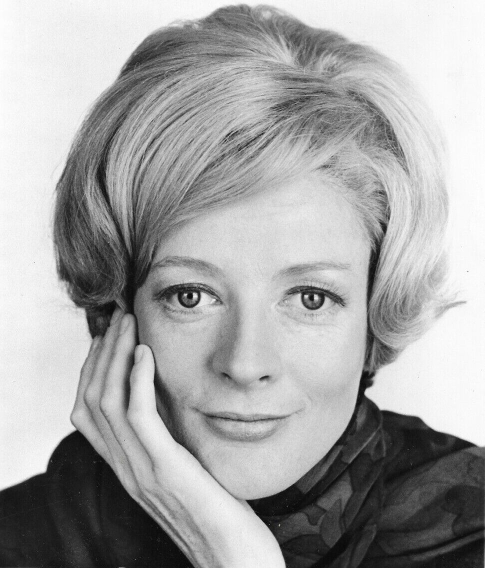
#> input picture maggie.jpg, 969 x 1136 px (shown at 1/2 size)
$ python morph.py
#> lines starting #> are read from the running program, lines starting #| are printed output that depends on the picture
#!/usr/bin/env python3
r"""
Complete UBO Face & Portrait Morphing Pipeline
==============================================
Official implementation using the UBO Morphing Library
(Ferrara, Franco, Maltoni - "Decoupling texture blending and shape warping in face morphing", BIOSIG 2019)
Repository: https://github.com/MI-BioLab/ubo-morph

Key Pipeline Features:
  1. MediaPipe 478-Point 3D FaceMesh Landmark Extraction.
  2. Canonical Eye-Center Alignment & Geometric Rescaling.
  3. Delaunay Triangulation across full portrait with edge border anchors.
  4. Complete portrait-to-portrait morphing (Scorsese start -> Maggie Smith end).
  5. Cosine S-curve easing with start/end hold frames for smooth viewing.
  6. Strict file size control (< 100,000 bytes / 100 KB) for assignment delivery.
"""

import os
import sys
import math
import subprocess
import requests
import cv2
import numpy as np

# UBO Morphing library
from ubo_morph import MediaPipeLandmarkExtractor, morph_with_landmarks


def ensure_file(path, url, description):
    if not os.path.exists(path):
        print(f"Downloading {description}...")
        headers = {'User-Agent': 'Mozilla/5.0 (Windows NT 10.0; Win64; x64) FaceMorph/7.0'}
        r = requests.get(url, headers=headers, timeout=30)
        r.raise_for_status()
        with open(path, 'wb') as f:
            f.write(r.content)
        print(f"Saved {path} ({len(r.content):,} bytes).")


def main():
    if sys.stdout.encoding.lower() != 'utf-8':
        try:
            sys.stdout.reconfigure(encoding='utf-8')
        except Exception:
            pass

    print("=" * 70)
    print("Complete UBO Portrait Morphing Pipeline (Ferrara et al. / ubo-morph)")
    print("=" * 70)

    work_dir = os.path.dirname(os.path.abspath(__file__))
    model_path = os.path.join(work_dir, "face_landmarker.task")
    model_url = "https://storage.googleapis.com/mediapipe-models/face_landmarker/face_landmarker/float16/1/face_landmarker.task"
    if not os.path.exists(model_path):
        parent_model = os.path.join(work_dir, "..", "face_landmarker.task")
        if os.path.exists(parent_model):
            model_path = parent_model
        else:
            ensure_file(model_path, model_url, "MediaPipe FaceLandmarker model")
#> (the call stopped at in ensure_file, `r = requests.get(url, headers=headers, timeout=30)`: the network is not available in this run)

    sc_path = os.path.join(work_dir, "scorsese.jpg")
    mg_path = os.path.join(work_dir, "maggie.jpg")
    sc_url = "https://upload.wikimedia.org/wikipedia/commons/c/ce/Martin_Scorsese_MFF_2023.jpg"
    mg_url = "https://upload.wikimedia.org/wikipedia/commons/2/28/Maggie_Smith_-_Vintage_%28trim%29.jpg"

    ensure_file(sc_path, sc_url, "Martin Scorsese source photo")
    ensure_file(mg_path, mg_url, "Maggie Smith source photo")

    img1 = cv2.imread(sc_path)
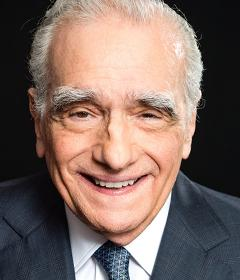
#> img1: shape (280, 240, 3); mean B, G, R 98.1, 105.4, 124.9
    img2 = cv2.imread(mg_path)
#> img2 is the input picture: shape (1136, 969, 3); mean B, G, R 165.1, 165.1, 165.1
    if img1 is None or img2 is None:
        raise FileNotFoundError("Could not load source portraits!")

    print("1. Extracting 478 3D MediaPipe landmarks via ubo-morph...")
    with MediaPipeLandmarkExtractor(model_path) as extractor:
        lm1 = extractor.extract(img1)
        lm2 = extractor.extract(img2)
    print(f"   Detected {len(lm1.points)} landmarks on Scorsese, {len(lm2.points)} on Maggie Smith.")

    # Video configuration
    HOLD_START = 8
    N_MORPH = 44
    HOLD_END = 8
    FPS = 18

    t_vals = []
    for _ in range(HOLD_START):
        t_vals.append(0.0)
    for i in range(1, N_MORPH):
        u = i / N_MORPH
        t = (1.0 - math.cos(u * math.pi)) / 2.0  # Cosine S-curve easing
        t_vals.append(t)
    for _ in range(HOLD_END):
        t_vals.append(1.0)

    frames_dir = os.path.join(work_dir, "frames_complete")
    os.makedirs(frames_dir, exist_ok=True)

    target_w = 360
    target_h = 480

    print(f"2. Rendering {len(t_vals)} complete portrait morph frames via ubo-morph...")
    cache = {}
    for idx, t in enumerate(t_vals):
        tr = round(float(t), 4)
        if tr not in cache:
            # Complete portrait morphing via official ubo-morph
            # morph_with_landmarks aligns eye centers and triangulates full canvas
            # automatic_retouching=False ensures full portrait morph without background snapping
            res = morph_with_landmarks(
                img1,
                img2,
                lm1,
                lm2,
                warping_factor=tr,
                blending_factor=tr,
                align_eye_centers=True,
                automatic_retouching=False,
            )
            cache[tr] = cv2.resize(res, (target_w, target_h), interpolation=cv2.INTER_LANCZOS4)

        out_path = os.path.join(frames_dir, f"frame_{idx:04d}.png")
        cv2.imwrite(out_path, cache[tr])
        if idx % 10 == 0 or idx == len(t_vals) - 1:
            print(f"   Frame {idx+1}/{len(t_vals)} rendered (t={tr:.4f})")

    print("3. Generating progression filmstrip...")
    f_strip_idxs = [0, len(t_vals)//4, len(t_vals)//2, 3*len(t_vals)//4, len(t_vals)-1]
    strip = np.hstack([cv2.imread(os.path.join(frames_dir, f"frame_{i:04d}.png")) for i in f_strip_idxs])
    strip_path = os.path.join(work_dir, "morph_strip.jpg")
    cv2.imwrite(strip_path, strip)
    print(f"   Filmstrip saved to {strip_path}")

    print("4. Encoding H.264 video with FFmpeg strictly under 100 KB...")
    output_mp4 = os.path.join(work_dir, "morph.mp4")
    cmd = [
        "ffmpeg", "-y",
        "-framerate", str(FPS),
        "-i", os.path.join(frames_dir, "frame_%04d.png"),
        "-c:v", "libx264",
        "-pix_fmt", "yuv420p",
        "-crf", "29",
        "-preset", "slow",
        "-movflags", "+faststart",
        output_mp4
    ]
    subprocess.run(cmd, check=True, stdout=subprocess.PIPE, stderr=subprocess.PIPE)

    size_bytes = os.path.getsize(output_mp4)
    size_kb = size_bytes / 1000.0

    print("\n" + "=" * 70)
    print(f"Video saved: {output_mp4}")
    print(f"File size: {size_bytes:,} bytes ({size_kb:.2f} KB)")
    print(f"Assignment limit: < 100,000 bytes (100.00 KB)")
    if size_bytes < 100000:
        print(f"[PASS] Video is strictly under the 100 KB limit! ({size_bytes:,} < 100,000)")
    else:
        print(f"[FAIL] File size exceeds limit! ({size_bytes:,} >= 100,000)")
    print("=" * 70)


if __name__ == "__main__":
    main()
#> (the call stopped at in main, `with MediaPipeLandmarkExtractor(model_path) as extractor:`: ubo_morph is not available in this run)
